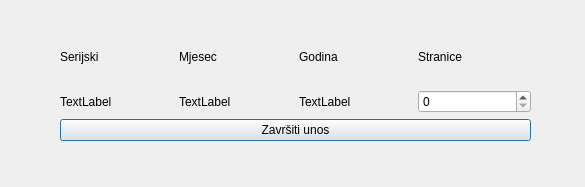
<?xml version="1.0" encoding="UTF-8"?>
<ui version="4.0">
 <class>Dialog</class>
 <widget class="QDialog" name="Dialog">
  <property name="geometry">
   <rect>
    <x>0</x>
    <y>0</y>
    <width>585</width>
    <height>187</height>
   </rect>
  </property>
  <property name="windowTitle">
   <string>Dialog</string>
  </property>
  <widget class="QWidget" name="layoutWidget">
   <property name="geometry">
    <rect>
     <x>60</x>
     <y>30</y>
     <width>471</width>
     <height>111</height>
    </rect>
   </property>
   <layout class="QVBoxLayout" name="verticalLayout">
    <item>
     <layout class="QHBoxLayout" name="horizontalLayout">
      <item>
       <widget class="QLabel" name="label">
        <property name="text">
         <string>Serijski</string>
        </property>
        <property name="textFormat">
         <enum>Qt::AutoText</enum>
        </property>
       </widget>
      </item>
      <item>
       <widget class="QLabel" name="label_2">
        <property name="text">
         <string>Mjesec</string>
        </property>
       </widget>
      </item>
      <item>
       <widget class="QLabel" name="label_3">
        <property name="text">
         <string>Godina</string>
        </property>
       </widget>
      </item>
      <item>
       <widget class="QLabel" name="label_4">
        <property name="text">
         <string>Stranice</string>
        </property>
       </widget>
      </item>
     </layout>
    </item>
    <item>
     <layout class="QHBoxLayout" name="horizontalLayout_2">
      <item>
       <widget class="QLabel" name="label_serijski">
        <property name="text">
         <string>TextLabel</string>
        </property>
       </widget>
      </item>
      <item>
       <widget class="QLabel" name="label_mjesec">
        <property name="text">
         <string>TextLabel</string>
        </property>
        <property name="textFormat">
         <enum>Qt::AutoText</enum>
        </property>
       </widget>
      </item>
      <item>
       <widget class="QLabel" name="label_godina">
        <property name="text">
         <string>TextLabel</string>
        </property>
       </widget>
      </item>
      <item>
       <widget class="QSpinBox" name="spinBox_stranice">
        <property name="maximum">
         <number>99999999</number>
        </property>
       </widget>
      </item>
     </layout>
    </item>
    <item>
     <widget class="QPushButton" name="pushButton">
      <property name="text">
       <string>Završiti unos</string>
      </property>
     </widget>
    </item>
   </layout>
  </widget>
 </widget>
 <resources/>
 <connections/>
</ui>
